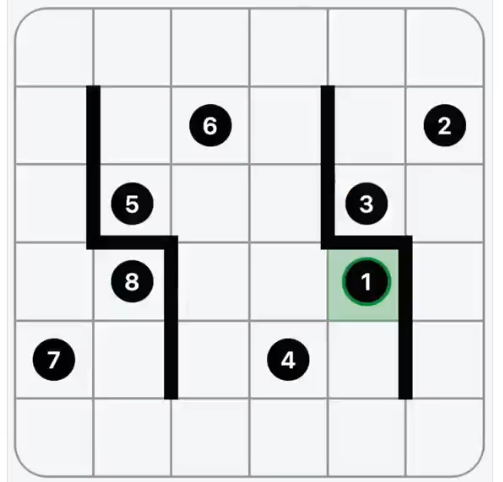
#> input picture assets/original.png, 503 x 482 px; its folder holds only this picture in this run
$ python -i zip_parser.py   (imports and definitions only)
#> lines starting #> are read from the running program, lines starting #| are printed output that depends on the picture; after the words box and inside, x2 and y2 are one past the last pixel; in counts of white or black regions, pixels touching at a corner belong together
#> further down, picture is the input picture: shape (482, 503, 3); mean B, G, R 220.4, 218.9, 217
# -*- coding: utf-8 -*-
"""
Created on Wed Mar 26 22:50:08 2025
@author: oscar
"""
from pathlib import Path
import numpy as np
import cv2

from sklearn.neighbors import KNeighborsClassifier

def _detect_and_crop_grid(img):
    '''Crops a raw image of a grid and counts its number of rows
    and columns.'''

    # Convert image to grayscale. Then invert, threshold and dilate it
    # to highlight vertical and horizontal lines.
    img = img.copy()
    gray = 255 - cv2.cvtColor(img, cv2.COLOR_BGR2GRAY)
    _, th_50 = cv2.threshold(gray, 50, 255, cv2.THRESH_BINARY)
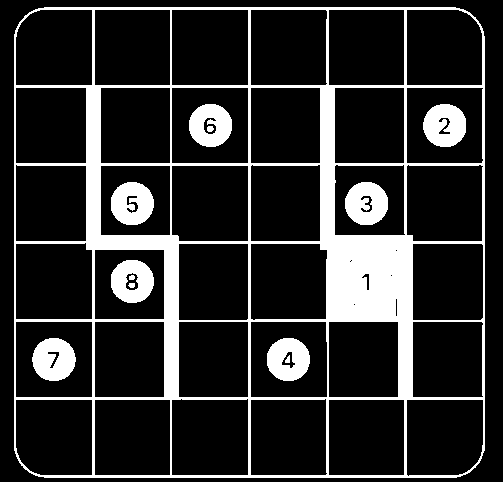
#> th_50: shape (482, 503); 17.1% white; 12 white regions, largest, box (x1, y1, x2, y2) and area: (14, 7, 485, 478) 31720, (32, 338, 76, 381) 1423, (423, 104, 466, 147) 1417
    th_50 = cv2.dilate(th_50, np.ones((5, 5)))
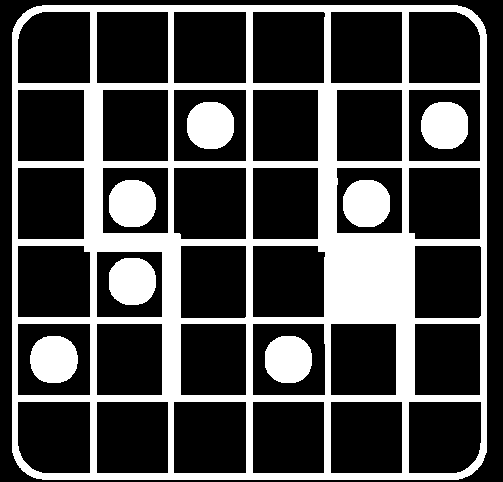
#> th_50: shape (482, 503); 28.3% white; 8 white regions, largest, box (x1, y1, x2, y2) and area: (12, 5, 487, 480) 55676, (421, 102, 468, 149) 1849, (30, 336, 78, 383) 1845

    # Detect vertical lines using a morphological opening with a tall kernel.
    v_kernel = np.ones((th_50.shape[0]//2, 1))
#> v_kernel = 241 values from 1 to 1
    th_v = cv2.morphologyEx(th_50, cv2.MORPH_OPEN, v_kernel)
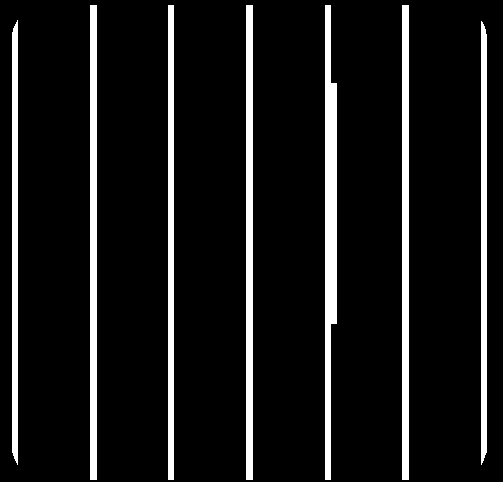
#> th_v: shape (482, 503); 9.2% white; 7 white regions, largest, box (x1, y1, x2, y2) and area: (325, 5, 337, 480) 4296, (90, 5, 97, 480) 3325, (246, 5, 253, 480) 3325
    _, _, _, x = cv2.connectedComponentsWithStats(th_v)
#> x = [[250.7, 240.6], [93, 242], [170.5, 242], [249, 242], [329.5, 228.9], [405, 242], [14.53, 241.9], [483.5, 242.1]]
    x = np.sort([xj[0] for xj in x[1:]])
#> x = [14.53, 93, 170.5, 249, 329.5, 405, 483.5]

    # Detect horizontal lines using a morphological opening with a wide kernel.
    h_kernel = np.ones((1, th_50.shape[1]//2))
    th_h = cv2.morphologyEx(th_50, cv2.MORPH_OPEN, h_kernel)
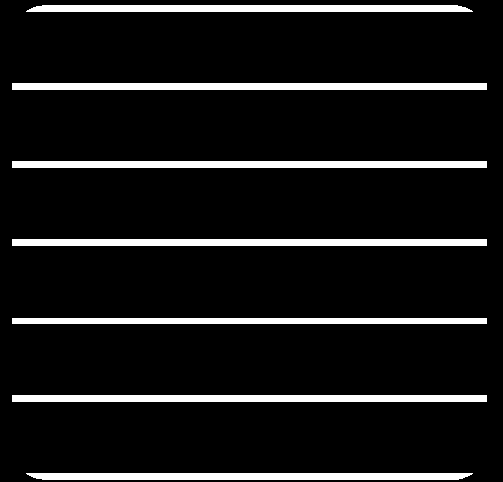
#> th_h: shape (482, 503); 9.2% white; 7 white regions, largest, box (x1, y1, x2, y2) and area: (12, 83, 487, 90) 3325, (12, 161, 487, 168) 3325, (12, 239, 487, 246) 3325
    _, _, _, y = cv2.connectedComponentsWithStats(th_h)
#> y = [[251.2, 240.5], [249, 8.05], [249, 86], [249, 164], [249, 242], [249, 320.5], [249, 398], [249.1, 476]]
    y = np.sort([yi[1] for yi in y[1:]])
#> y = [8.05, 86, 164, 242, 320.5, 398, 476]

    assert x.size == y.size, 'Could not detect square grid.'
    assert 0.99 < x.ptp() / y.ptp() < 1.01 , 'Could not detect square grid.'

    # Crop the image and return the number of rows and columns in the grid.
    img = img[round(y.min()):round(y.max())+1, \
              round(x.min()):round(x.max())+1]
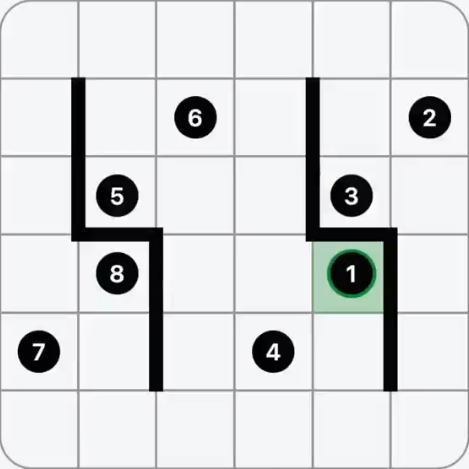
#> img: shape (469, 469, 3); mean B, G, R 218.1, 216.6, 214.5
    n = x.size - 1
#> n = 6
    return img, n

def _preprocess_checkpoint(s):
    '''Preprocesses an image of a checkpoint number into a list of
    images of its digits.'''

    # Black out the borders of the image, to highlight the white number
    # in the middle.
    s = s.copy()
    sy, sx = s.shape
    cv2.floodFill(s, None, (0,0), 0)
    cv2.floodFill(s, None, (0,sy-1), 0)
    cv2.floodFill(s, None, (sx-1,0), 0)
    cv2.floodFill(s, None, (sx-1,sy-1), 0)

    # Detect the contours corresponding to digits, and sort them from
    # left to right.
    digits = []
    contours, _ = cv2.findContours(s, cv2.RETR_EXTERNAL, 2)
    contours = [cnt for cnt in contours if cv2.boundingRect(cnt)[3] > 0.25*s.shape[0]]
    contours = sorted(contours, key=lambda cnt: cv2.boundingRect(cnt)[0])

    for cnt in contours:
        # For each contour, scale it evenly so that its height is 24px. Add
        # black borders to make the image 32x32.
        x, y, w, h = cv2.boundingRect(cnt)
        d = s[y:y+h, x:x+w]
        d = cv2.resize(d, (round(24*w/h), 24))
        d = cv2.copyMakeBorder(d, 0, 8, 0, 32-d.shape[1], cv2.BORDER_CONSTANT, 0)

        # Shift the center of mass of the digit to the center of the image.
        M = cv2.moments(d)
        cx = round(M['m10']/M['m00'])
        cy = round(M['m01']/M['m00'])
        T = np.float32([[1,0,16-cx], [0,1,16-cy]])
        d = cv2.warpAffine(d, T, d.shape)
        digits.append(d)

    return digits

def _classify_digit(d):
    '''Classifies a digit image.'''

    # Read the training set of labeled images.
    files = list(Path('datasets/neighbors').glob('*'))
    X = [cv2.imread(f, cv2.IMREAD_GRAYSCALE).flatten() for f in files]
    y = [f.stem[-1] for f in files]

    # Train a KNN classifier with K=1. Since digits are read from a
    # screenshot and have a constant font, this model is preferred
    # over a more complex one, like a neural network.
    clf = KNeighborsClassifier(n_neighbors=1).fit(X, y)
    return clf.predict([d.flatten()])[0]

def parse_zip_img(img):
    '''Parses a raw image of a grid and indicates the
    locations of its checkpoints and walls.'''

    # Crop the image and count its number of rows and columns.
    img = img.copy()
    img, n = _detect_and_crop_grid(img)
#> n = 6
    L = img.shape[0] / n
#> L = 78.17

    # Convert image to grayscale. Then invert and threshold it to highlight
    # checkpoints and walls in the grid.
    gray = 255 - cv2.cvtColor(img, cv2.COLOR_BGR2GRAY)
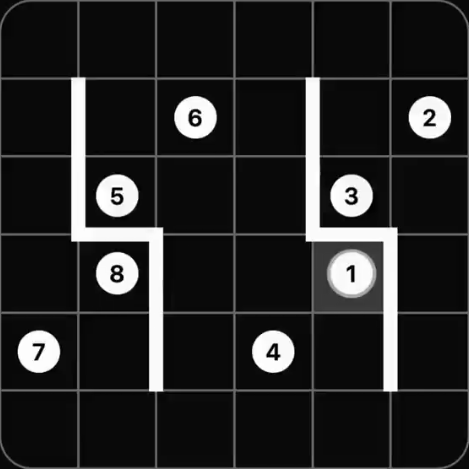
#> gray: shape (469, 469); min 0, max 255, mean 38.6
    _, th_100 = cv2.threshold(gray, 100, 255, cv2.THRESH_BINARY)
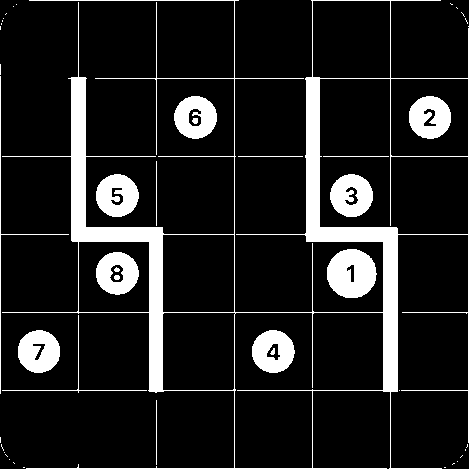
#> th_100: shape (469, 469); 12.6% white; 46 white regions (27 under 20 px), largest, box (x1, y1, x2, y2) and area: (2, 0, 469, 469) 15601, (327, 249, 377, 298) 1865, (18, 330, 60, 373) 1362

    checkpoints = []
    for i in range(n):
        for j in range(n):
            # For each square cell in the grid, check if it contains a
            # checkpoint. If it does, preprocess the region of the image
            # with the checkpoint and detect the number in it.
            y1, y2 = round((i+0.2)*L), round((i+0.8)*L)
#> y1 = 16; y2 = 63
            x1, x2 = round((j+0.2)*L), round((j+0.8)*L)
#> x1 = 16; x2 = 63
            s = th_100[y1:y2+1, x1:x2+1]
#> s: shape (48, 48); every value is 0

            if np.count_nonzero(s) > 0.33*s.size:
                digits = _preprocess_checkpoint(255 - s)
                labels = [_classify_digit(d) for d in digits]
                label = int(''.join(labels))
                checkpoints.append((label, i, j))

    # Verify that the numbers found in checkpoints form a set of consecutive
    # integers starting at 1. Then sort the coordinates of these checkpoints
    # by its number.
    labels_found = {c[0] for c in checkpoints}
    labels_true = set(range(1, len(checkpoints)+1))
    assert labels_found == labels_true, 'Could not find checkpoints.'
    checkpoints = [(i,j) for label, i, j in sorted(checkpoints)]

    walls = []
    for i in range(n):
        for j in range(1, n):
            # For each pair of cells with a vertical wall between them,
            # check if they are divided by a wall.
            y1, y2 = round((i+0.2)*L), round((i+0.8)*L)
            x1, x2 = round((j-0.1)*L), round((j+0.1)*L)
            w = th_100[y1:y2+1, x1:x2+1]
            if np.count_nonzero(w) > 0.66*w.size:
                walls.append((i,j-1,i,j))

            # For each pair of cells with a horizontal wall between them,
            # check if they are divided by a wall.
            y1, y2 = round((j-0.1)*L), round((j+0.1)*L)
            x1, x2 = round((i+0.2)*L), round((i+0.8)*L)
            w = th_100[y1:y2+1, x1:x2+1]
            if np.count_nonzero(w) > 0.66*w.size:
                walls.append((j-1,i,j,i))

    return n, checkpoints, walls, img

# [45 lines left out: functions check_parse_zip_img, draw_zip_board, not called in this run]


>>> import cv2
>>> picture = cv2.imread('../assets/original.png')
#> (the run stopped early here; a loop or call above may not have finished)
